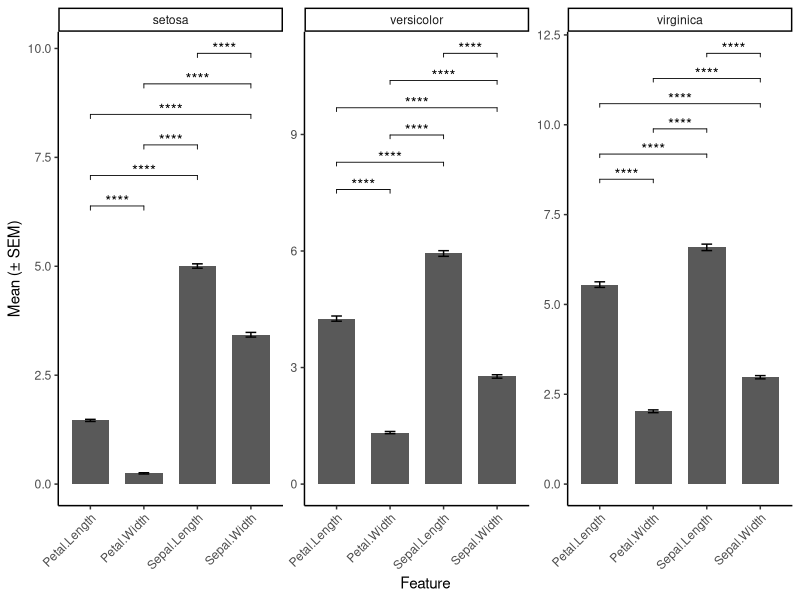
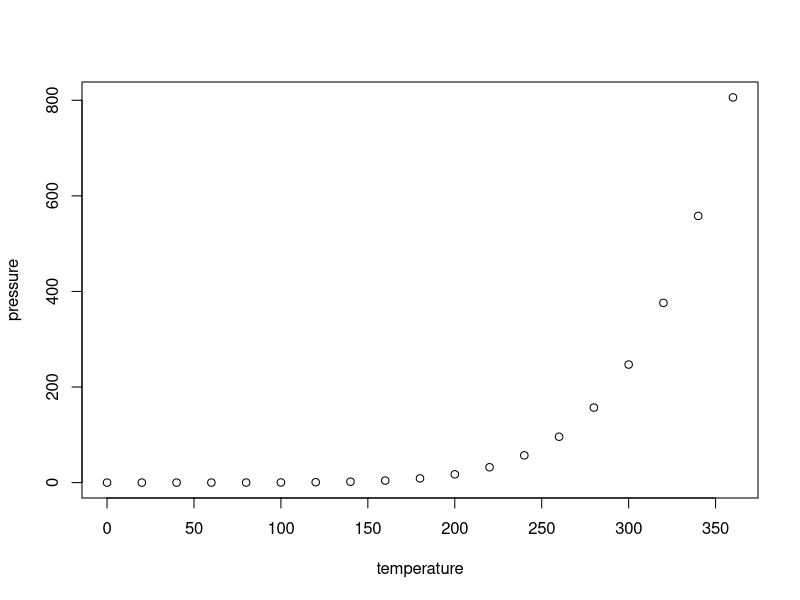

Reproduce these figures in R, in order.
## ---- chunk 1
knitr::opts_chunk$set(echo = TRUE)
## ---- chunk 2
library(dplyr)
library(tidyr)
library(ggplot2)
library(rstatix)
library(ggpubr)
## ---- chunk 3
df_long <- iris %>%
  pivot_longer(cols = 1:4, 
               names_to = "feature", 
               values_to = "value")
df_long
## ---- chunk 4
df_sum <- df_long %>%
  group_by(Species, feature) %>%
  summarise(
    n = n(),
    mean = mean(value),
    sd = sd(value),
    se = sd / sqrt(n),
    .groups = "drop"
  )
df_sum
## ---- chunk 5
stat_test <- df_long %>%
  group_by(Species) %>%
  rstatix::pairwise_t_test(value ~ feature, 
                           p.adjust.method = "BH") %>%
  rstatix::add_y_position(fun = "max", 
                          step.increase = 0.08)
stat_test 
## ---- chunk 6
ggplot(df_sum, aes(x = feature, y = mean)) +
  geom_col(width = 0.7) +
  geom_errorbar(aes(ymin = mean - se, 
                    ymax = mean + se), 
                    width = 0.2) +
  facet_wrap(~Species, nrow = 1, 
             scales = "free_y") +
  stat_pvalue_manual(stat_test, 
                     label = "p.adj.signif", 
                     tip.length = 0.01) +
  theme_classic() +
  labs(x = "Feature", y = "Mean (± SEM)")+
  theme(axis.text.x = element_text(angle = 45, 
                                   hjust = 1, 
                                   vjust = 1))
## ---- chunk 7
plot(pressure)
